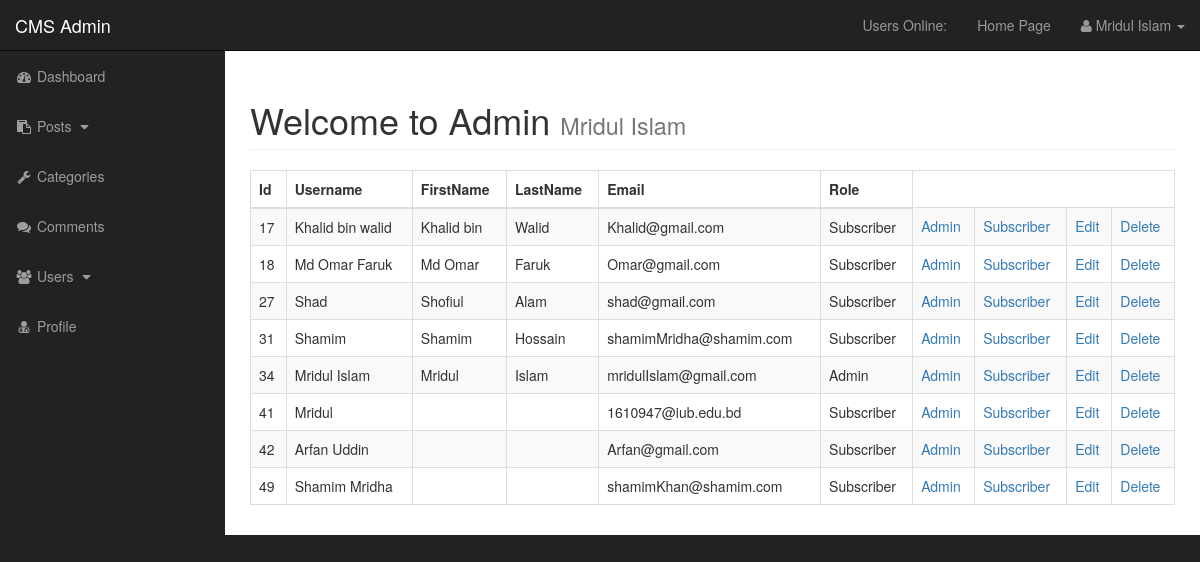
Page /admin/users.php (signed in) on the committed database.
### tables this page shows
CREATE TABLE `users` (
  `user_id` int(11) NOT NULL,
  `username` varchar(255) NOT NULL,
  `user_password` varchar(255) NOT NULL,
  `user_firstname` varchar(255) NOT NULL,
  `user_lastname` varchar(255) NOT NULL,
  `user_email` varchar(255) NOT NULL,
  `user_image` text NOT NULL,
  `user_role` varchar(255) NOT NULL,
  `randSalt` varchar(255) NOT NULL DEFAULT '$2y$10$iusesomecrazystrings22'
);

### admin/includes/view_all_users.php (the view, shortened to what this page needs)
<table class="table table-bordered table-hover table-striped table-responsive">
	<thead>
		<tr>
			<th>Id</th>
			<th>Username</th>
			<th>FirstName</th>
			<th>LastName</th>
			<th>Email</th>
			<th>Role</th>
		</tr>
	</thead>
	<tbody>
		<?php
		$query = "SELECT * FROM users";
		$select_user_query = mysqli_query($connection, $query);
		while($row = mysqli_fetch_assoc($select_user_query)){
			$user_id    = $row['user_id'];
			$username   = $row['username'];
			$firstName  = $row['user_firstname'];
			$lastName   = $row['user_lastname'];
			$user_email = $row['user_email'];
			$user_role  = $row['user_role'];
			echo "<tr>";
				echo "<td> {$user_id} </td>";
				echo "<td> {$username} </td>";
				echo "<td> {$firstName} </td>";
				echo "<td> {$lastName} </td>";
				echo "<td> {$user_email} </td>";
				echo "<td> {$user_role} </td>";
				echo "<td><a href='users.php?change_to_admin={$user_id}'> Admin </a></td>";
				echo "<td><a href='users.php?change_to_subscriber={$user_id}'> Subscriber </a></td>";
				echo "<td><a href='users.php?source=edit_user&u_id={$user_id}'> Edit </a></td>";
				echo "<td><a rel='$user_id' href='javascript:void(0)' class='delete_link'> Delete </a></td>";
			echo "</tr>";
		}
		?>
	</tbody>
</table>

### admin/css/sb-admin.css (style rules this page uses)
body { margin-top: 100px; background-color: #222; }
@media (min-width:768px) { body { margin-top: 50px; } }

### rows in the picture
users: user_id "17", username "Khalid bin walid", user_firstname "Khalid bin", user_lastname "Walid", user_email "Khalid@gmail.com", user_role "Subscriber"
users: user_id "18", username "Md Omar Faruk", user_firstname "Md Omar", user_lastname "Faruk", user_email "Omar@gmail.com", user_role "Subscriber"
users: user_id "27", username "Shad", user_firstname "Shofiul", user_lastname "Alam", user_email "shad@gmail.com", user_role "Subscriber"
users: user_id "31", username "Shamim", user_firstname "Shamim", user_lastname "Hossain", user_email "shamimMridha@shamim.com", user_role "Subscriber"
users: user_id "34", username "Mridul Islam", user_firstname "Mridul", user_lastname "Islam", user_email "mridulIslam@gmail.com", user_role "Admin"
users: user_id "41", username "Mridul", user_email "1610947@iub.edu.bd", user_role "Subscriber"
users: user_id "42", username "Arfan Uddin", user_email "Arfan@gmail.com", user_role "Subscriber"
users: user_id "49", username "Shamim Mridha", user_email "shamimKhan@shamim.com", user_role "Subscriber"

### other values in the picture
$username "Mridul Islam"
$_SESSION['username'] "Mridul Islam"
